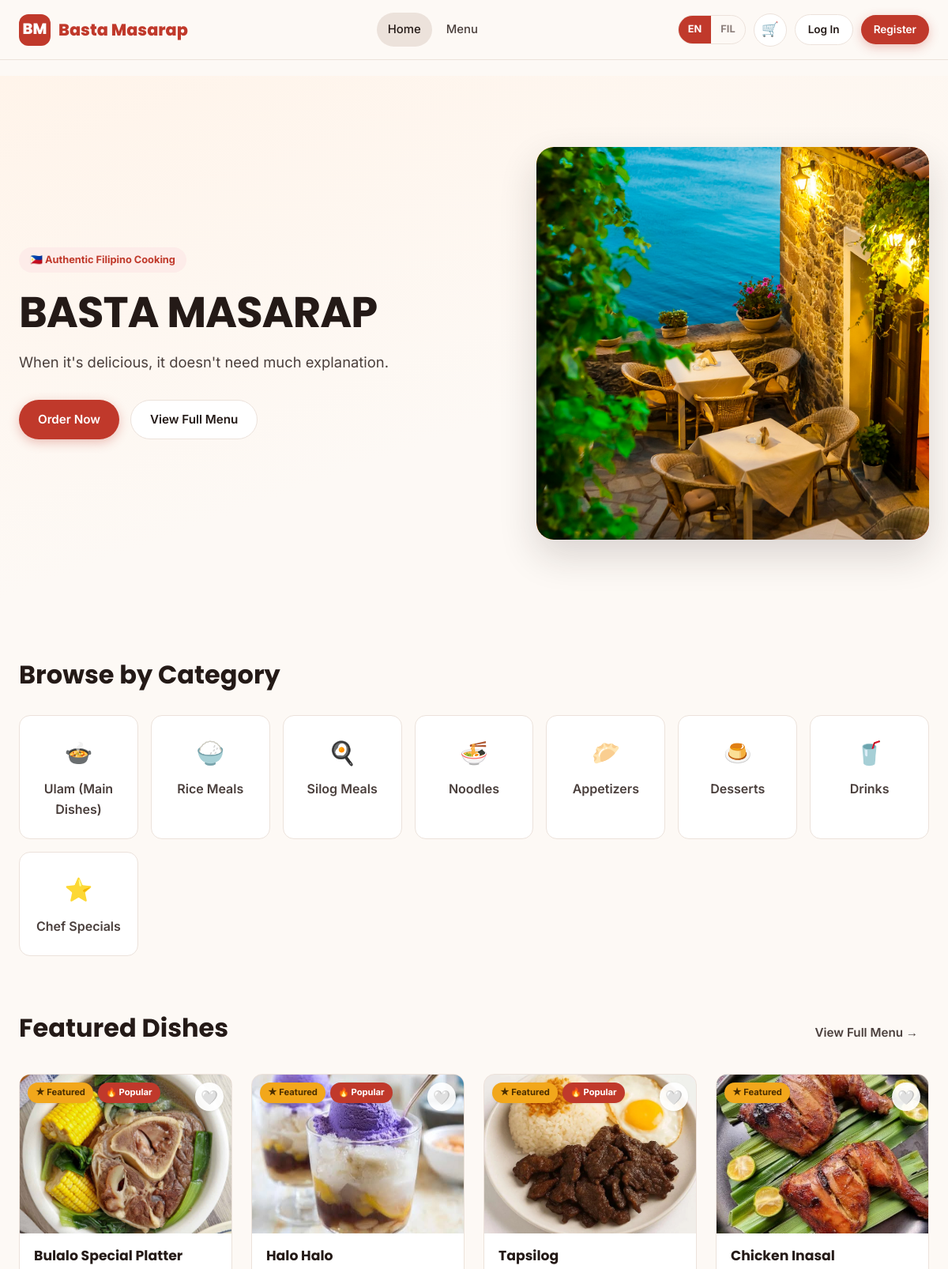
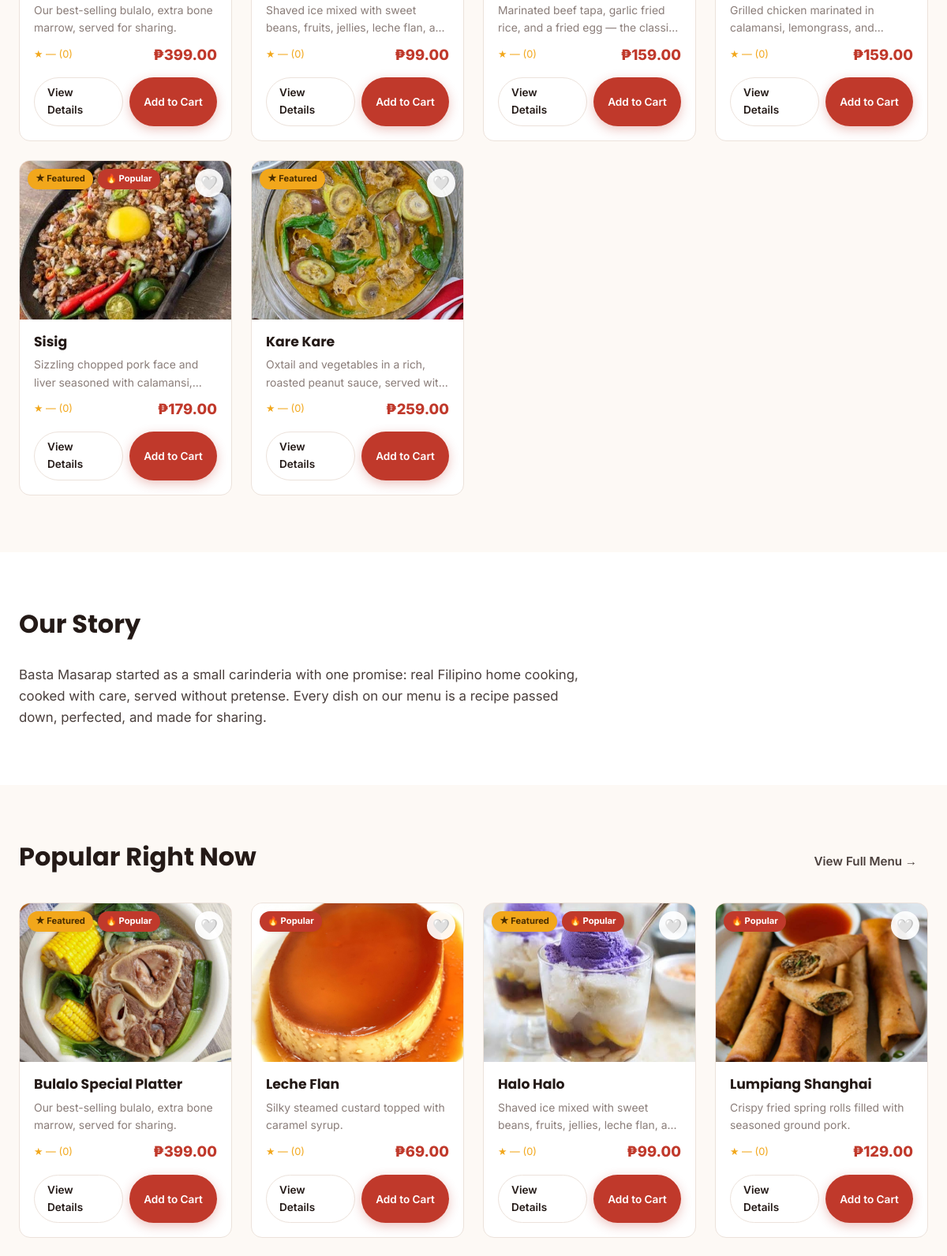
The page / (upper part) on the database its author committed (2 pictures, top to bottom).
### tables this page shows
CREATE TABLE `categories` (
  `category_id` int(11) NOT NULL,
  `slug` varchar(50) NOT NULL,
  `name_en` varchar(80) NOT NULL,
  `name_fil` varchar(80) NOT NULL,
  `sort_order` int(11) NOT NULL DEFAULT 0
);

CREATE TABLE `dishes` (
  `dish_id` int(11) NOT NULL,
  `category_id` int(11) NOT NULL,
  `name` varchar(120) NOT NULL,
  `desc_en` text NOT NULL,
  `desc_fil` text NOT NULL,
  `ingredients` text NOT NULL,
  `price` decimal(8,2) NOT NULL,
  `image_path` varchar(255) NOT NULL,
  `is_available` tinyint(1) NOT NULL DEFAULT 1,
  `is_featured` tinyint(1) NOT NULL DEFAULT 0,
  `is_popular` tinyint(1) NOT NULL DEFAULT 0,
  `created_at` timestamp NOT NULL DEFAULT current_timestamp()
);

### includes/auth.php (called while the page is built, shortened)
<?php
function isLoggedIn(): bool
{
    return !empty($_SESSION['user_id']);
}

### index.php (the view, shortened to what this page needs)
<?php
require_once __DIR__ . '/includes/bootstrap.php';
$featured = $db->query(
    "SELECT d.*, c.slug AS category_slug,
        (SELECT COUNT(*) FROM reactions WHERE dish_id = d.dish_id AND type='like') AS likes,
        (SELECT ROUND(AVG(rating),1) FROM reviews WHERE dish_id = d.dish_id AND status='visible') AS avg_rating,
        (SELECT COUNT(*) FROM reviews WHERE dish_id = d.dish_id AND status='visible') AS review_count
     FROM dishes d JOIN categories c ON c.category_id = d.category_id
     WHERE d.is_featured = 1 AND d.is_available = 1
     ORDER BY d.dish_id DESC LIMIT 6"
)->fetchAll();
$popular = $db->query(
    "SELECT d.*, c.slug AS category_slug,
        (SELECT COUNT(*) FROM reactions WHERE dish_id = d.dish_id AND type='like') AS likes,
        (SELECT ROUND(AVG(rating),1) FROM reviews WHERE dish_id = d.dish_id AND status='visible') AS avg_rating,
        (SELECT COUNT(*) FROM reviews WHERE dish_id = d.dish_id AND status='visible') AS review_count
     FROM dishes d JOIN categories c ON c.category_id = d.category_id
     WHERE d.is_popular = 1 AND d.is_available = 1
     ORDER BY d.dish_id DESC LIMIT 6"
)->fetchAll();
$categories = $db->query('SELECT * FROM categories ORDER BY sort_order')->fetchAll();
$categoryEmoji = ['ulam' => '🍲', 'rice-meals' => '🍚', 'silog' => '🍳', 'noodles' => '🍜', 'appetizers' => '🥟', 'desserts' => '🍮', 'drinks' => '🥤', 'specials' => '⭐'];
function dishCardHtml(array $dish): string
{
    $name = esc($dish['name']);
    $desc = esc(mb_substr(dishText($dish, 'desc'), 0, 90));
    $available = (bool) $dish['is_available'];
    ?>
    <div class="card dish-card">
        <div class="dish-media">
            <div class="dish-badges">
                <?php if ($dish['is_featured']): ?><span class="badge badge-featured">★ Featured</span><?php endif; ?>
                <?php if ($dish['is_popular']): ?><span class="badge badge-popular">🔥 Popular</span><?php endif; ?>
            </div>
            <button class="wishlist-toggle" data-wishlist data-dish-id="<?= $dish['dish_id'] ?>" title="<?= t('add_wishlist') ?>">🤍</button>
            <?= dishImageHtml($dish) ?>
        </div>
        <div class="dish-body">
            <h3><?= $name ?></h3>
            <p class="dish-desc"><?= $desc ?></p>
            <div class="dish-meta">
                <span class="dish-rating">★ <?= $dish['avg_rating'] ?: '—' ?> (<?= (int) $dish['review_count'] ?>)</span>
                <span class="dish-price"><?= peso((float) $dish['price']) ?></span>
            </div>
            <div class="dish-footer">
                <a href="/basta-masarap/dish.php?id=<?= $dish['dish_id'] ?>" class="btn btn-secondary btn-sm"><?= t('view_details') ?></a>
                <button class="btn btn-primary btn-sm" data-add-cart="<?= $dish['dish_id'] ?>" <?= $available ? '' : 'disabled' ?>><?= t('add_to_cart') ?></button>
            </div>
        </div>
    </div>
    <?php
    return ob_get_clean();
}
require __DIR__ . '/includes/header.php';
?>
<section class="hero">
    <div class="container">
        <div>
            <span class="hero-eyebrow">🇵🇭 <?= currentLang() === 'fil' ? 'Tunay na Lutong Pinoy' : 'Authentic Filipino Cooking' ?></span>
            <h1><?= t('hero_title') ?></h1>
            <p class="tagline"><?= t('hero_tagline') ?></p>
            <div class="hero-actions">
                <a href="/basta-masarap/menu.php" class="btn btn-primary"><?= t('hero_cta') ?></a>
                <a href="/basta-masarap/menu.php" class="btn btn-secondary"><?= t('hero_view_menu') ?></a>
            </div>
        </div>
        <div class="hero-visual">
            <img src="/basta-masarap/assets/images/hero.jpg" alt="u r not supposed to see this" style="width: 100%; border-radius: var(--radius-lg); box-shadow: var(--shadow-lg);">
        </div>
    </div>
</section>
<section class="section">
    <div class="container">
        <div class="section-head"><h2><?= t('section_categories') ?></h2></div>
        <div class="category-grid">
            <?php foreach ($categories as $cat): ?>
                <a href="/basta-masarap/menu.php?category=<?= esc($cat['slug']) ?>" class="category-chip">
                    <span class="emoji"><?= $categoryEmoji[$cat['slug']] ?? '🍴' ?></span>
                    <?= currentLang() === 'fil' ? esc($cat['name_fil']) : esc($cat['name_en']) ?>
                </a>
            <?php endforeach; ?>
        </div>
    </div>
</section>
<?php if ($featured): ?>
<section class="section" style="padding-top: 0;">
    <div class="container">
        <div class="section-head">
            <h2><?= t('section_featured') ?></h2>
            <a href="/basta-masarap/menu.php" class="btn btn-ghost"><?= t('hero_view_menu') ?> →</a>
        </div>
        <div class="dish-grid">
            <?php foreach ($featured as $dish): ?><?= dishCardHtml($dish) ?><?php endforeach; ?>
        </div>
    </div>
</section>
<?php endif; ?>
<section class="section" style="background: var(--color-surface); padding-top: 72px;">
    <div class="container">
        <div class="section-head"><h2><?= t('about_title') ?></h2></div>
        <p style="max-width: 720px; font-size: 1.05rem;"><?= t('about_body') ?></p>
    </div>
</section>
<?php if ($popular): ?>
<section class="section">
    <div class="container">
        <div class="section-head">
            <h2><?= t('section_popular') ?></h2>
            <a href="/basta-masarap/menu.php" class="btn btn-ghost"><?= t('hero_view_menu') ?> →</a>
        </div>
        <div class="dish-grid">
            <?php foreach ($popular as $dish): ?><?= dishCardHtml($dish) ?><?php endforeach; ?>
        </div>
    </div>
</section>
<?php endif; ?>
<?php require __DIR__ . '/includes/footer.php'; ?>

### includes/header.php (shortened to what this page needs)
<?php
$cartCount = array_sum($_SESSION['cart'] ?? []);
$currentPage = basename($_SERVER['SCRIPT_NAME']);
?>
<!DOCTYPE html>
<html lang="<?= currentLang() === 'fil' ? 'tl' : 'en' ?>">
<head>
<link rel="stylesheet" href="/basta-masarap/assets/css/style.css">
</head>
<body>
<header class="navbar">
    <div class="container">
        <a href="/basta-masarap/index.php" class="brand">
            <span class="brand-badge">BM</span> Basta Masarap
        </a>
        <nav class="nav-links" id="navLinks">
            <a href="/basta-masarap/index.php" class="<?= $currentPage === 'index.php' ? 'active' : '' ?>"><?= t('nav_home') ?></a>
            <a href="/basta-masarap/menu.php" class="<?= $currentPage === 'menu.php' ? 'active' : '' ?>"><?= t('nav_menu') ?></a>
        </nav>
        <div class="nav-actions">
            <div class="lang-switch">
                <a href="?lang=en" class="<?= currentLang() === 'en' ? 'active' : '' ?>">EN</a>
                <a href="?lang=fil" class="<?= currentLang() === 'fil' ? 'active' : '' ?>">FIL</a>
            </div>
            <a href="/basta-masarap/cart.php" class="icon-btn" title="<?= t('nav_cart') ?>">
                🛒<?php if ($cartCount > 0): ?><span class="cart-badge"><?= $cartCount ?></span><?php endif; ?>
            </a>
            <?php if (isLoggedIn()): ?>
                <div class="dropdown">
                    <button class="icon-btn" id="userMenuToggle">👤</button>
                    <div class="dropdown-menu" id="userMenu">
                        <a href="/basta-masarap/profile.php"><?= t('nav_profile') ?></a>
                        <a href="/basta-masarap/orders.php"><?= t('nav_orders') ?></a>
                        <div class="dropdown-divider"></div>
                        <a href="/basta-masarap/logout.php"><?= t('nav_logout') ?></a>
                    </div>
                </div>
            <?php else: ?>
                <a href="/basta-masarap/login.php" class="btn btn-secondary btn-sm"><?= t('nav_login') ?></a>
                <a href="/basta-masarap/register.php" class="btn btn-primary btn-sm"><?= t('nav_register') ?></a>
            <?php endif; ?>
        </div>
    </div>
</header>
<main>
<div class="container" style="padding-top: 20px;">
</div>

### includes/functions.php (shortened to what this page needs)
<?php
function currentLang(): string
{
    return $_SESSION['lang'] ?? 'en';
}
function t(string $key): string
{
    static $dict = null;
    if ($dict === null) {
        $dict = require __DIR__ . '/lang.php';
    }
    $lang = currentLang();
    return $dict[$lang][$key] ?? $dict['en'][$key] ?? $key;
}
function dishText(array $dish, string $field): string
{
    $lang = currentLang();
    return $lang === 'fil' ? ($dish["{$field}_fil"] ?? $dish[$field]) : ($dish["{$field}_en"] ?? $dish[$field]);
}
function peso(float $amount): string
{
    return '₱' . number_format($amount, 2);
}
function esc(?string $value): string
{
    return htmlspecialchars($value ?? '', ENT_QUOTES, 'UTF-8');
}
function dishImageHtml(array $dish): string
{
    $path = $dish['image_path'] ?? '';
    $fullPath = __DIR__ . '/../' . $path;
    if ($path && file_exists($fullPath) && is_file($fullPath)) {
        return '<img src="/basta-masarap/' . esc($path) . '" alt="' . esc($dish['name']) . '">';
    }
    return '🍽️';
}

### includes/footer.php (shortened to what this page needs)
    </main>
</body>
</html>

### rows shown on the page
categories: slug "🍲", name_en "Ulam (Main Dishes)"
categories: slug "🍚", name_en "Rice Meals"
categories: slug "🍳", name_en "Silog Meals"
categories: slug "🍜", name_en "Noodles"
categories: slug "🥟", name_en "Appetizers"
categories: slug "🍮", name_en "Desserts"
categories: slug "🥤", name_en "Drinks"
categories: slug "⭐", name_en "Chef Specials"
dishes: is_featured "★ Featured", is_popular "🔥 Popular", image_path (picture), name "Bulalo Special Platter", desc_en "Our best-selling bulalo, extra bone marrow, served for sharing.", avg_rating "—", review_count "0", price "₱399.00"
dishes: is_featured "★ Featured", is_popular "🔥 Popular", image_path (picture), name "Halo Halo", desc_en "Shaved ice mixed with sweet beans, fruits, jellies, leche flan,…", avg_rating "—", review_count "0", price "₱99.00"
dishes: is_featured "★ Featured", is_popular "🔥 Popular", image_path (picture), name "Tapsilog", desc_en "Marinated beef tapa, garlic fried rice, and a fried egg — the…", avg_rating "—", review_count "0", price "₱159.00"
dishes: is_featured "★ Featured", image_path (picture), name "Chicken Inasal", desc_en "Grilled chicken marinated in calamansi, lemongrass,…", avg_rating "—", review_count "0", price "₱159.00"
dishes: is_featured "★ Featured", is_popular "🔥 Popular", image_path (picture), name "Sisig", desc_en "Sizzling chopped pork face and liver seasoned with…", avg_rating "—", review_count "0", price "₱179.00"
dishes: is_featured "★ Featured", image_path (picture), name "Kare Kare", desc_en "Oxtail and vegetables in a rich, roasted peanut sauce, served…", avg_rating "—", review_count "0", price "₱259.00"
dishes: is_popular "🔥 Popular", image_path (picture), name "Leche Flan", desc_en "Silky steamed custard topped with caramel syrup.", avg_rating "—", review_count "0", price "₱69.00"
dishes: is_popular "🔥 Popular", image_path (picture), name "Lumpiang Shanghai", desc_en "Crispy fried spring rolls filled with seasoned ground pork.", avg_rating "—", review_count "0", price "₱129.00"

### other values the page prints
t('nav_home') "Home"
t('nav_menu') "Menu"
t('nav_login') "Log In"
t('nav_register') "Register"
t('hero_title') "BASTA MASARAP"
t('hero_tagline') "When it's delicious, it doesn't need much explanation."
t('hero_cta') "Order Now"
t('hero_view_menu') "View Full Menu"
t('section_categories') "Browse by Category"
t('section_featured') "Featured Dishes"
t('about_title') "Our Story"
t('section_popular') "Popular Right Now"
